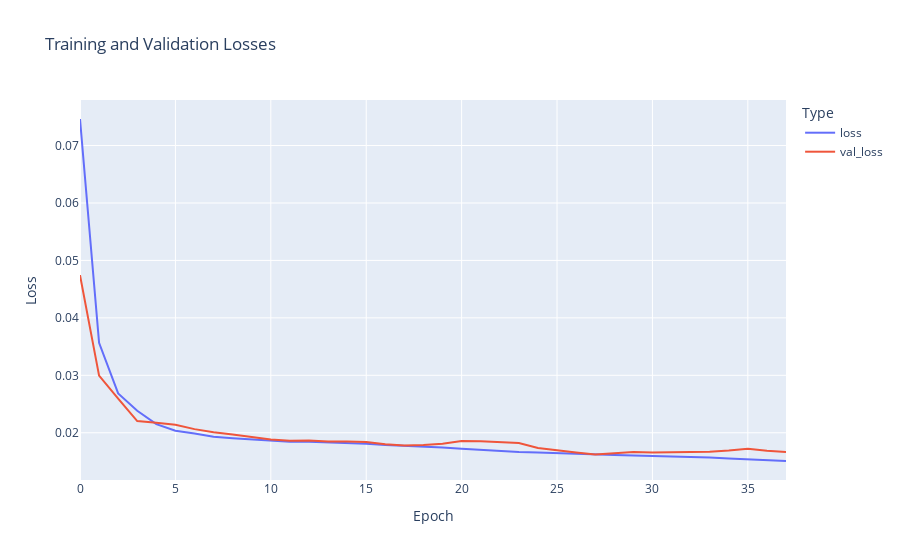

Notebook cell for this chart:
### Code cell
import plotly.express as px
fig = px.line(history.history, y=['loss', 'val_loss'], 
              labels={'value':'Loss', 'variable':'Type', 'index':'Epoch'},
              title='Training and Validation Losses')
fig.update_xaxes(title='Epoch')
fig.update_yaxes(title='Loss')
fig.show()

### Figure 1 — Plotly figure (JSON) as saved in the notebook; plotly's stock layout.template omitted (floating-point values rounded to 4 significant figures)
{"data": [{"hovertemplate": "Type=loss<br>Epoch=%{x}<br>Loss=%{y}<extra></extra>", "legendgroup": "loss", "line": {"color": "#636efa", "dash": "solid"}, "marker": {"symbol": "circle"}, "mode": "lines", "name": "loss", "orientation": "v", "showlegend": true, "type": "scatter", "x": [0, 1, 2, 3, 4, 5, 6, 7, 8, 9, 10, 11, 12, 13, 14, 15, 16, 17, 18, 19, 20, 21, 22, 23, 24, 25, 26, 27, 28, 29, 30, 31, 32, 33, 34, 35, 36, 37], "xaxis": "x", "y": [0.07462, 0.03564, 0.02684, 0.02383, 0.02151, 0.02035, 0.01985, 0.01929, 0.01904, 0.01884, 0.01866, 0.01843, 0.01843, 0.01834, 0.01825, 0.01808, 0.01787, 0.01776, 0.01756, 0.01743, 0.01723, 0.017, 0.0168, 0.01667, 0.01656, 0.01642, 0.01629, 0.01623, 0.01611, 0.01605, 0.01599, 0.01581, 0.01579, 0.0157, 0.01554, 0.01541, 0.01521, 0.01508], "yaxis": "y"}, {"hovertemplate": "Type=val_loss<br>Epoch=%{x}<br>Loss=%{y}<extra></extra>", "legendgroup": "val_loss", "line": {"color": "#EF553B", "dash": "solid"}, "marker": {"symbol": "circle"}, "mode": "lines", "name": "val_loss", "orientation": "v", "showlegend": true, "type": "scatter", "x": [0, 1, 2, 3, 4, 5, 6, 7, 8, 9, 10, 11, 12, 13, 14, 15, 16, 17, 18, 19, 20, 21, 22, 23, 24, 25, 26, 27, 28, 29, 30, 31, 32, 33, 34, 35, 36, 37], "xaxis": "x", "y": [0.04745, 0.02994, 0.02593, 0.02204, 0.02175, 0.0214, 0.02063, 0.02009, 0.01971, 0.01925, 0.01884, 0.0186, 0.01864, 0.01846, 0.01848, 0.01837, 0.01801, 0.01779, 0.01787, 0.01809, 0.01855, 0.01854, 0.01841, 0.01821, 0.01735, 0.01693, 0.01658, 0.01622, 0.01644, 0.01663, 0.01656, 0.01663, 0.01661, 0.01671, 0.01693, 0.01722, 0.01685, 0.01666], "yaxis": "y"}], "layout": {"legend": {"title": {"text": "Type"}, "tracegroupgap": 0}, "title": {"text": "Training and Validation Losses"}, "xaxis": {"anchor": "y", "domain": [0, 1], "title": {"text": "Epoch"}}, "yaxis": {"anchor": "x", "domain": [0, 1], "title": {"text": "Loss"}}}}
